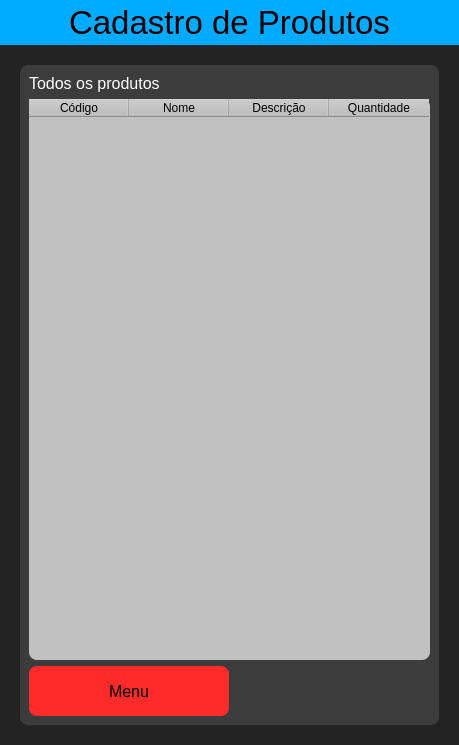
<?xml version="1.0" encoding="UTF-8"?>
<ui version="4.0">
 <class>MainWindow</class>
 <widget class="QMainWindow" name="MainWindow">
  <property name="geometry">
   <rect>
    <x>0</x>
    <y>0</y>
    <width>459</width>
    <height>745</height>
   </rect>
  </property>
  <property name="windowTitle">
   <string>MainWindow</string>
  </property>
  <widget class="QWidget" name="centralwidget">
   <layout class="QVBoxLayout" name="verticalLayout">
    <property name="spacing">
     <number>0</number>
    </property>
    <property name="leftMargin">
     <number>0</number>
    </property>
    <property name="topMargin">
     <number>0</number>
    </property>
    <property name="rightMargin">
     <number>0</number>
    </property>
    <property name="bottomMargin">
     <number>0</number>
    </property>
    <item>
     <widget class="QFrame" name="top_bar">
      <property name="minimumSize">
       <size>
        <width>0</width>
        <height>45</height>
       </size>
      </property>
      <property name="maximumSize">
       <size>
        <width>16777215</width>
        <height>45</height>
       </size>
      </property>
      <property name="styleSheet">
       <string notr="true">background-color: rgb(0, 170, 255);</string>
      </property>
      <property name="frameShape">
       <enum>QFrame::NoFrame</enum>
      </property>
      <property name="frameShadow">
       <enum>QFrame::Raised</enum>
      </property>
      <layout class="QVBoxLayout" name="verticalLayout_2">
       <item>
        <widget class="QLabel" name="CadProd_Text">
         <property name="font">
          <font>
           <pointsize>25</pointsize>
           <weight>50</weight>
           <bold>false</bold>
          </font>
         </property>
         <property name="layoutDirection">
          <enum>Qt::LeftToRight</enum>
         </property>
         <property name="styleSheet">
          <string notr="true">color: rgb(0, 0, 0);
</string>
         </property>
         <property name="text">
          <string>Cadastro de Produtos</string>
         </property>
         <property name="alignment">
          <set>Qt::AlignCenter</set>
         </property>
        </widget>
       </item>
      </layout>
     </widget>
    </item>
    <item>
     <widget class="QFrame" name="background">
      <property name="minimumSize">
       <size>
        <width>459</width>
        <height>700</height>
       </size>
      </property>
      <property name="styleSheet">
       <string notr="true">background-color: rgb(35, 35, 35);</string>
      </property>
      <property name="frameShape">
       <enum>QFrame::NoFrame</enum>
      </property>
      <property name="frameShadow">
       <enum>QFrame::Raised</enum>
      </property>
      <layout class="QHBoxLayout" name="horizontalLayout">
       <property name="leftMargin">
        <number>20</number>
       </property>
       <property name="topMargin">
        <number>20</number>
       </property>
       <property name="rightMargin">
        <number>20</number>
       </property>
       <property name="bottomMargin">
        <number>20</number>
       </property>
       <item>
        <widget class="QFrame" name="frame_fake">
         <property name="minimumSize">
          <size>
           <width>419</width>
           <height>653</height>
          </size>
         </property>
         <property name="styleSheet">
          <string notr="true">background-color: rgb(60, 60, 60);
border-radius: 8px;</string>
         </property>
         <property name="frameShape">
          <enum>QFrame::StyledPanel</enum>
         </property>
         <property name="frameShadow">
          <enum>QFrame::Raised</enum>
         </property>
         <layout class="QVBoxLayout" name="verticalLayout_3">
          <item>
           <widget class="QLabel" name="label_Cod">
            <property name="font">
             <font>
              <pointsize>12</pointsize>
             </font>
            </property>
            <property name="styleSheet">
             <string notr="true">color: rgb(255, 255, 255);</string>
            </property>
            <property name="text">
             <string>Todos os produtos</string>
            </property>
           </widget>
          </item>
          <item>
           <widget class="QTableWidget" name="tableWidget">
            <property name="styleSheet">
             <string notr="true">
background-color: rgb(193, 193, 193);</string>
            </property>
            <column>
             <property name="text">
              <string>Código</string>
             </property>
            </column>
            <column>
             <property name="text">
              <string>Nome</string>
             </property>
            </column>
            <column>
             <property name="text">
              <string>Descrição</string>
             </property>
            </column>
            <column>
             <property name="text">
              <string>Quantidade</string>
             </property>
            </column>
           </widget>
          </item>
          <item>
           <widget class="QPushButton" name="pushButton_Cancelar">
            <property name="minimumSize">
             <size>
              <width>0</width>
              <height>50</height>
             </size>
            </property>
            <property name="maximumSize">
             <size>
              <width>200</width>
              <height>50</height>
             </size>
            </property>
            <property name="font">
             <font>
              <pointsize>12</pointsize>
             </font>
            </property>
            <property name="styleSheet">
             <string notr="true">QPushButton{
	background-color: rgb(255, 42, 42);
}
QPushButton:hover{
	background-color: rgb(255, 144, 144);
}
QPushButton:pressed{
	background-color: rgb(0, 0, 0);
	color: rgb(255, 255, 255);
}</string>
            </property>
            <property name="text">
             <string>Menu</string>
            </property>
           </widget>
          </item>
         </layout>
        </widget>
       </item>
      </layout>
     </widget>
    </item>
   </layout>
  </widget>
 </widget>
 <resources/>
 <connections/>
</ui>
